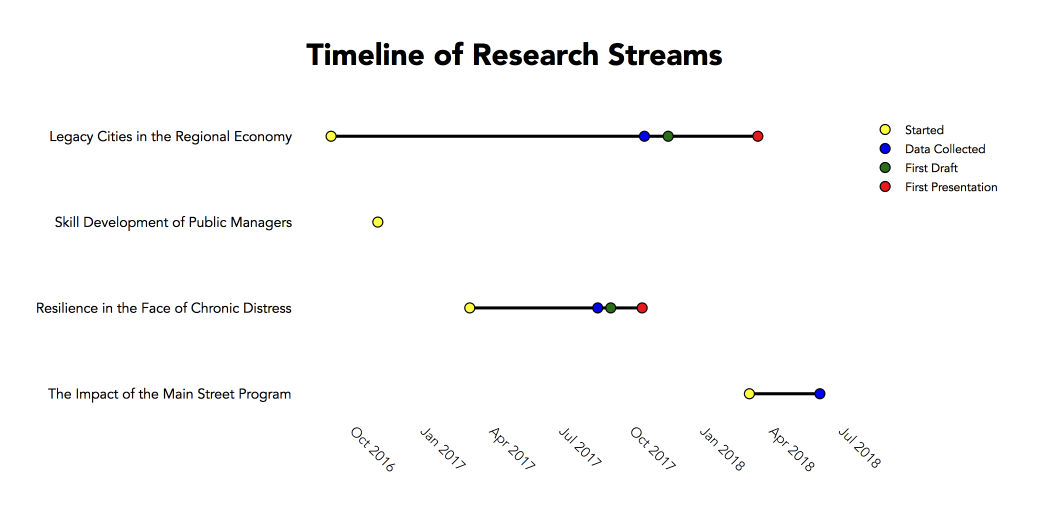

Source code (R):
library("ggplot2")
library("readr")
library("dplyr")
library("tibble")
library("tidyr")
library("lubridate")
library("plotly")
library("RColorBrewer")
library("extrafont")
setwd("/Users/andrew/Documents/GitHub/andrewvanleuven.github.io/files/timeline")
df <- read_csv("timeline.csv")

df$start <- mdy(df$start)
df$collect <- mdy(df$collect)
df$draft <- mdy(df$draft)
df$pres <- mdy(df$pres)
df$randr <- mdy(df$randr)
df$accept <- mdy(df$accept)

df <- df[order(-df$number),]

df <- df %>% 
  mutate(earliest_date = pmin(start,collect,draft,pres,randr,accept, na.rm = T),
         latest_date = pmax(start,collect,draft,pres,randr,accept, na.rm = T))

df$paper <- factor(df$paper, levels = df$paper[order(df$latest_date)])

font <- list(
#  family = "Courier New",
  size = 14,
  color = "black")
tfont <- list(
#  family = "Courier New",
  size = 30,
  color = "black")
xax <- list(
  title = "",
  showticklabels = TRUE,
  tickangle = 45,
  tickfont = font)
yax <- list(
  title = "",
  showticklabels = TRUE,
  #tickangle = 15,
  tickfont = font)
m <- list(l = 50,r = 50,b = 100,t = 100,pad = 4)
bord <- list(color = "black",
             width = 1.1)
seg <- list(color = "black",
             width = 3)
timeline <- plot_ly(df, color = I("gray40")) %>%
  add_segments(x = ~earliest_date, xend = ~latest_date, y = ~paper, yend = ~paper, showlegend = FALSE,line =seg) %>%
  add_markers(x = ~start, y = ~paper, name = "Started",marker = list(color = "yellow",size=10,line =bord)) %>%
  add_markers(x = ~collect, y = ~paper, name = "Data Collected",marker = list(color = "blue",size=10,line =bord)) %>%
  add_markers(x = ~draft, y = ~paper, name = "First Draft",marker = list(color = "green",size=10,line =bord)) %>%
  add_markers(x = ~pres, y = ~paper, name = "First Presentation",marker = list(color = "red",size=10,line =bord)) %>%
  add_markers(x = ~randr, y = ~paper, name = "First R&R",marker = list(color = "orange",size=10,line =bord)) %>%
  add_markers(x = ~accept, y = ~paper, name = "Accepted",marker = list(color = "white",size=10,line =bord)) %>%
  layout(
    title = "<b>Timeline of Research Streams</b>",
    titlefont = tfont,
    xaxis = xax,
    yaxis = yax,
    autosize = F, width = 1000, height = 500, margin = m,
    font = list(
      family = "Avenir",
      color = "black")
  )
timeline
